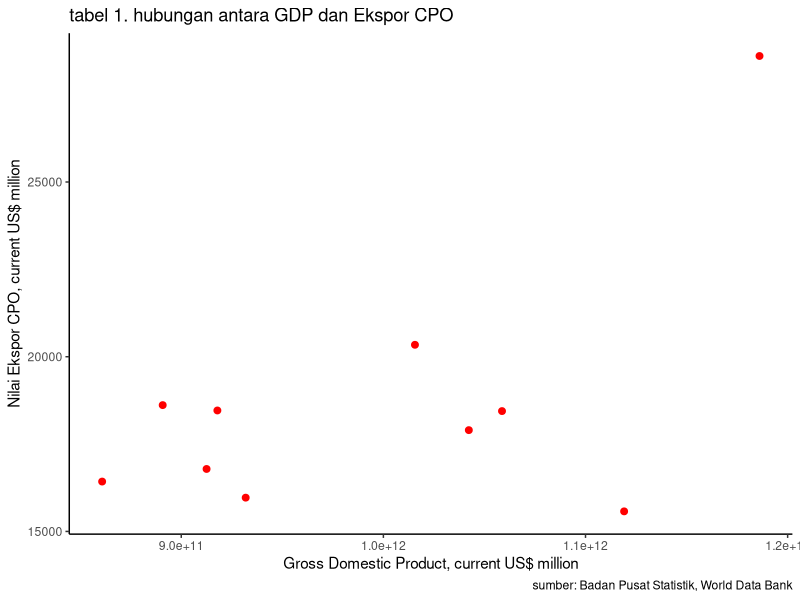

Generate this figure with R:
## ---- chunk 1
#| warning: false
#| echo: true
library(tidyverse)
library(readxl)
## ---- chunk 2
#| label: fig-mpg
#| fig-cap: "City and highway mileage for 38 popular models of cars.Color by number of cylinders"
dat<-read_excel('datayogha.xlsx')
ggplot(data=dat,aes(x=gdp,y=ecpo)) +
  geom_point(color="red",size=2) + # setiap nambah command, selalu kasih tanda +
  labs(title="tabel 1. hubungan antara GDP dan Ekspor CPO",
       x="Gross Domestic Product, current US$ million",
       y="Nilai Ekspor CPO, current US$ million",
       caption = "sumber: Badan Pusat Statistik, World Data Bank") +
  theme_classic()
## ---- chunk 3
reg1<-lm(gdp~ecpo,data=dat)
summary(reg1)
